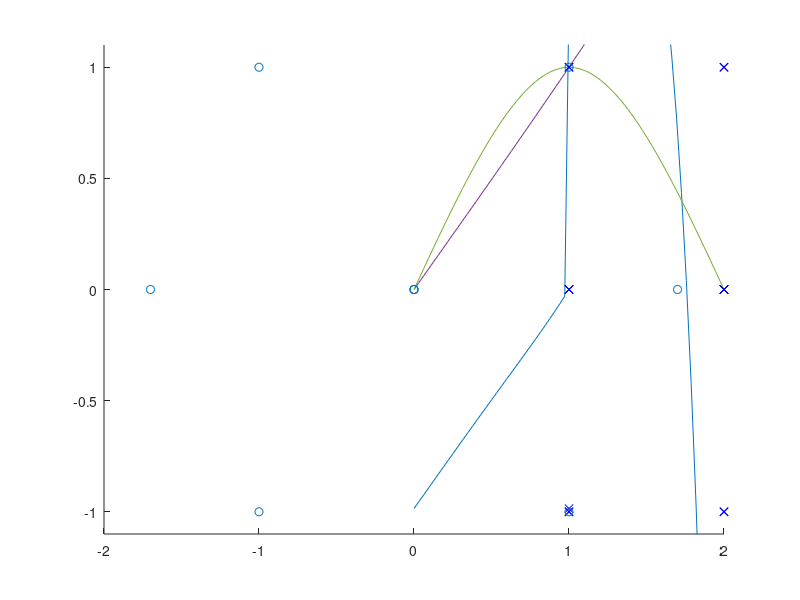

Write the MATLAB code that produced this figure.
clf

t = 0:8;
xy = [0 0;1 1; 1.7 0;1 -1;0 0; -1 1; -1.7 0; -1 -1; 0 0].';
infty = csape(t, xy, 'periodic');
diff = fnder(infty,2);

hold on
fnplt(diff, 2)
fnplt(infty, 2)
axis([-2 2 -1.1 1.1])
plot(xy(1,:),xy(2,:),'o')
hold off